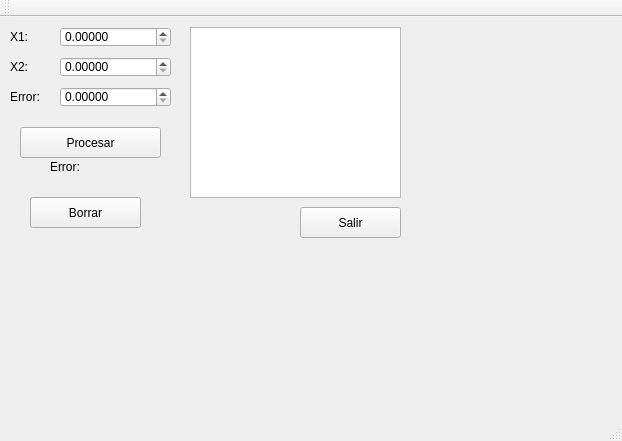
<?xml version="1.0" encoding="UTF-8"?>
<ui version="4.0">
 <class>MainWindow</class>
 <widget class="QMainWindow" name="MainWindow">
  <property name="geometry">
   <rect>
    <x>0</x>
    <y>0</y>
    <width>622</width>
    <height>441</height>
   </rect>
  </property>
  <property name="windowTitle">
   <string>MainWindow</string>
  </property>
  <widget class="QWidget" name="centralWidget">
   <widget class="QLabel" name="label">
    <property name="geometry">
     <rect>
      <x>10</x>
      <y>10</y>
      <width>30</width>
      <height>20</height>
     </rect>
    </property>
    <property name="text">
     <string>X1:</string>
    </property>
   </widget>
   <widget class="QDoubleSpinBox" name="X1">
    <property name="geometry">
     <rect>
      <x>60</x>
      <y>10</y>
      <width>111</width>
      <height>20</height>
     </rect>
    </property>
    <property name="decimals">
     <number>5</number>
    </property>
    <property name="maximum">
     <double>999.990000000000009</double>
    </property>
   </widget>
   <widget class="QLabel" name="label_2">
    <property name="geometry">
     <rect>
      <x>10</x>
      <y>40</y>
      <width>30</width>
      <height>20</height>
     </rect>
    </property>
    <property name="text">
     <string>X2:</string>
    </property>
   </widget>
   <widget class="QDoubleSpinBox" name="X2">
    <property name="geometry">
     <rect>
      <x>60</x>
      <y>40</y>
      <width>111</width>
      <height>20</height>
     </rect>
    </property>
    <property name="decimals">
     <number>5</number>
    </property>
    <property name="maximum">
     <double>999.990000000000009</double>
    </property>
   </widget>
   <widget class="QLabel" name="label_3">
    <property name="geometry">
     <rect>
      <x>10</x>
      <y>70</y>
      <width>41</width>
      <height>20</height>
     </rect>
    </property>
    <property name="text">
     <string>Error:</string>
    </property>
   </widget>
   <widget class="QDoubleSpinBox" name="Err">
    <property name="geometry">
     <rect>
      <x>60</x>
      <y>70</y>
      <width>111</width>
      <height>20</height>
     </rect>
    </property>
    <property name="decimals">
     <number>5</number>
    </property>
    <property name="maximum">
     <double>999.990000000000009</double>
    </property>
   </widget>
   <widget class="QPushButton" name="Procesar">
    <property name="geometry">
     <rect>
      <x>20</x>
      <y>110</y>
      <width>141</width>
      <height>31</height>
     </rect>
    </property>
    <property name="text">
     <string>Procesar</string>
    </property>
   </widget>
   <widget class="QPushButton" name="Borrar">
    <property name="geometry">
     <rect>
      <x>30</x>
      <y>180</y>
      <width>111</width>
      <height>31</height>
     </rect>
    </property>
    <property name="text">
     <string>Borrar</string>
    </property>
   </widget>
   <widget class="QPushButton" name="Salir">
    <property name="geometry">
     <rect>
      <x>300</x>
      <y>190</y>
      <width>101</width>
      <height>31</height>
     </rect>
    </property>
    <property name="text">
     <string>Salir</string>
    </property>
   </widget>
   <widget class="QTextEdit" name="Texto">
    <property name="geometry">
     <rect>
      <x>190</x>
      <y>10</y>
      <width>211</width>
      <height>171</height>
     </rect>
    </property>
   </widget>
   <widget class="QLabel" name="label_4">
    <property name="geometry">
     <rect>
      <x>50</x>
      <y>140</y>
      <width>41</width>
      <height>20</height>
     </rect>
    </property>
    <property name="text">
     <string>Error:</string>
    </property>
   </widget>
  </widget>
  <widget class="QMenuBar" name="menuBar">
   <property name="geometry">
    <rect>
     <x>0</x>
     <y>0</y>
     <width>622</width>
     <height>21</height>
    </rect>
   </property>
  </widget>
  <widget class="QToolBar" name="mainToolBar">
   <attribute name="toolBarArea">
    <enum>TopToolBarArea</enum>
   </attribute>
   <attribute name="toolBarBreak">
    <bool>false</bool>
   </attribute>
  </widget>
  <widget class="QStatusBar" name="statusBar"/>
 </widget>
 <layoutdefault spacing="6" margin="11"/>
 <resources/>
 <connections/>
</ui>
